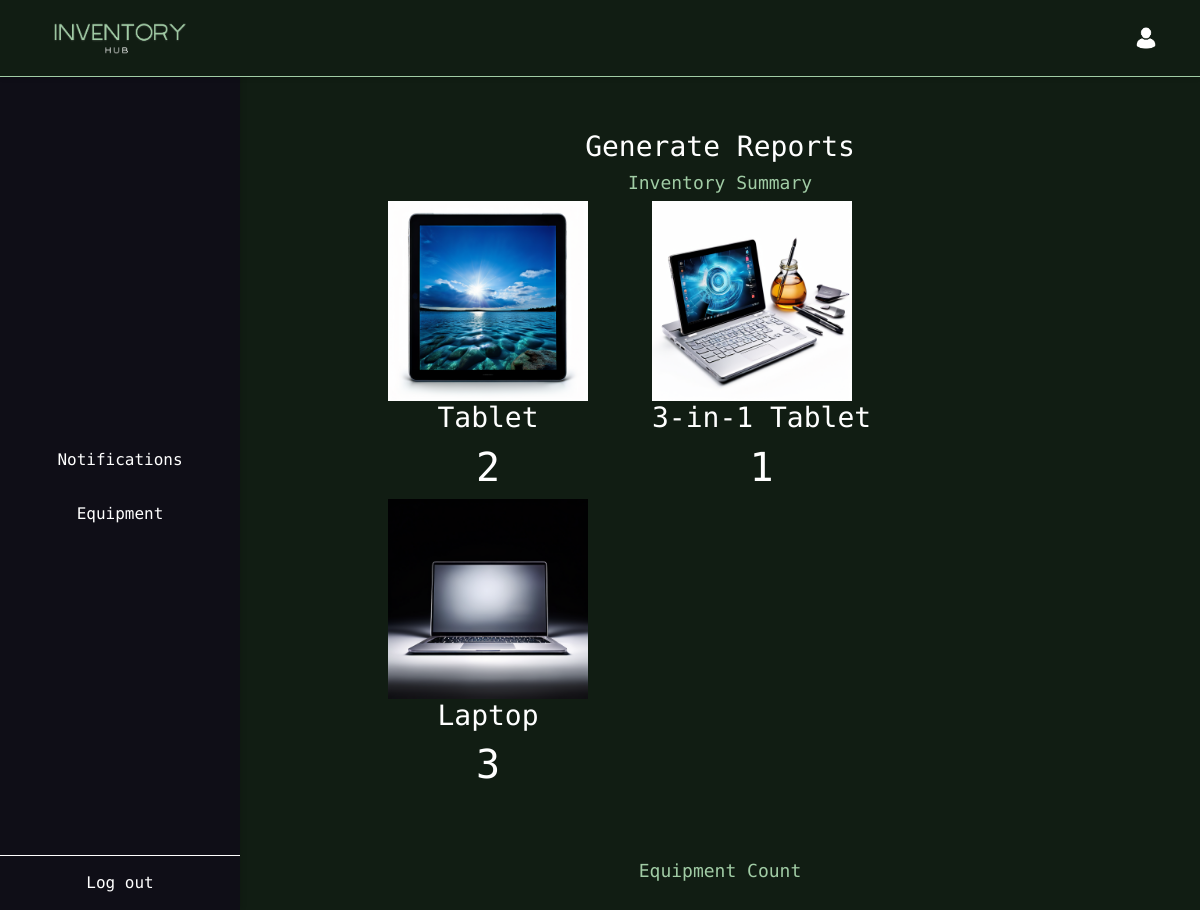
The page /reports/ on the database its author committed.
### InventoryManagement/models.py (models this page shows, shortened)
class Device(models.Model):
    device_name = models.CharField(max_length=100)
    device_type = models.CharField(max_length=50)
    device_desc = models.CharField(max_length=200, null=True, blank=True)
    device_status = models.BooleanField(default=False)  # Changed from CharField to BooleanField
    location = models.ForeignKey(Location, on_delete=models.CASCADE)
    config = models.ForeignKey('DeviceConfig', on_delete=models.CASCADE, null=False, blank=False)
    return_day = models.IntegerField(default=0)

### InventoryManagement/views.py (the view)
# urls.py: path("reports/", views.reports, name="reports"),
def reports(request):
    deviceTypes = Device.objects.all().values_list("device_type", flat=True).distinct()
    deviceGroups = {}
    for type in deviceTypes:
        devices = Device.objects.filter(device_type=type)
        total = 0
        name = str(type)
        for device in devices:
            total += 1
        deviceGroups[type] = DeviceGroup(name, devices, total)
    print(deviceGroups)
    return render(request, "reports.html", { "groups": deviceGroups })

### InventoryManagement/templates/reports.html
{% extends "base.html" %}
{% block styles %}
<link rel="stylesheet" href="static/css/common.css">
<link rel="stylesheet" href="static/css/basscss.css">
{% endblock %}
{% block content %}
<div class="page-root">
  <h3 class="mx-auto mb-2">
    Generate Reports
  </h3>
  <h2 class="simple-hd">
    Inventory Summary
  </h2>
  <div class="flex flex-wrap">
    {% for name, group in groups.items %}
    {% for device in group.devices %}
      {% if forloop.counter0 == 0 %}
      <div class="ml4">
        {% load static %}
        <img src="{% static 'images/'|add:device.device_type.lower|add:'.png'  %}" alt="{{ device.device_type }}"
        style="width: 200px"
        >
        <h3 class="center">
          {{ name }}
        </h3>
        <h1 class="center">
          {{ group.total }}
        </h1>
      </div>
      {% endif %}
    {% endfor %}
  {% endfor %}
  </div>
  <h2 class="simple-hd mt4">
    Equipment Count
  </h2>
</div>
{% endblock %}

### static/css/base.css (style rules this page uses)
body, html { margin: 0; font-family: "Source Code Pro", monospace; font-optical-sizing: auto; font-weight: 300; font-style: normal; background-color: rgb(17, 29, 19); height: 100%; }
.page-root { align-items: center; border-radius: 30px; position: relative; margin-left: 27%; margin-top: 110px; padding: 20px 0; color: white; width: 66%; display: flex; flex-direction: column; }
.simple-hd { color: #a1cca5; font-size: 18px; text-align: center; }

### static/css/common.css (style rules this page uses)
.simple-hd { color: #a1cca5; font-size: 18px; text-align: center; }

### static/css/basscss.css (style rules this page uses)
.center { text-align:center }
.mt4 { margin-top:4rem }
.ml4,.mx4 { margin-left:4rem }
.mr-auto,.mx-auto { margin-right:auto }
.mx-auto { margin-left:auto }
.flex { display:-webkit-box;display:-webkit-flex;display:-ms-flexbox;display:flex }
.flex-wrap { -webkit-flex-wrap:wrap;-ms-flex-wrap:wrap;flex-wrap:wrap }

### rows shown on the page
Device: shows a picture, device_type "Tablet", total "2"
Device: shows a picture, device_type "3-in-1 Tablet", total "1"
Device: shows a picture, device_type "Laptop", total "3"
